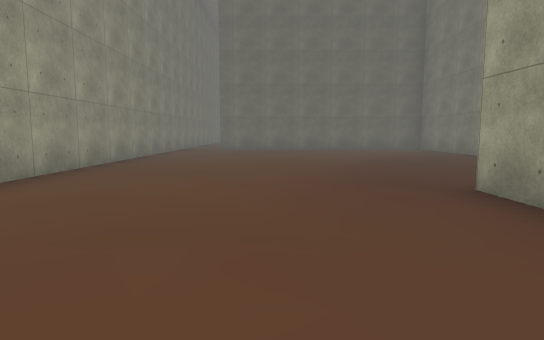
view 1 (above)

16 first-person views from a walk through a 3-D level made in the Unity game engine. The camera is 1.3 m above the floor, tilts 6° down and sees 75° across. The floor is counted in squares, 2 m on a side. Each view is taken from the middle of a square. On the plan, view 1 faces up. The plan holds only what a view shows up to about 10 squares ahead; the rest is blank. The place goes on beyond the plan. The player is left out. Some animated figures are left out. Some surface patterns are stand-ins.

view 2
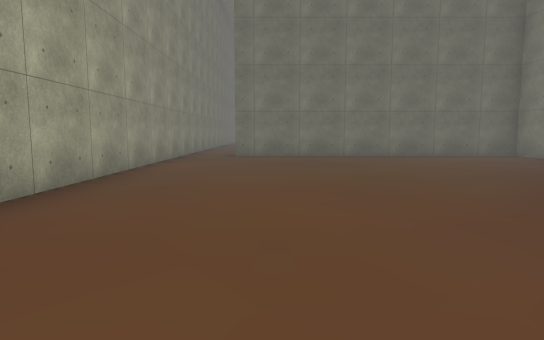

view 3
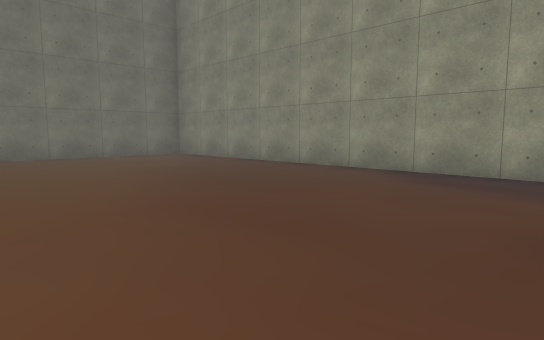

view 4
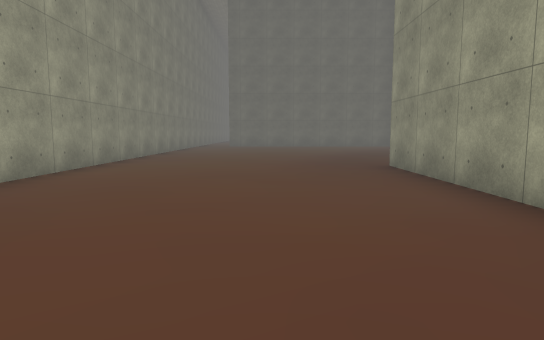

view 5
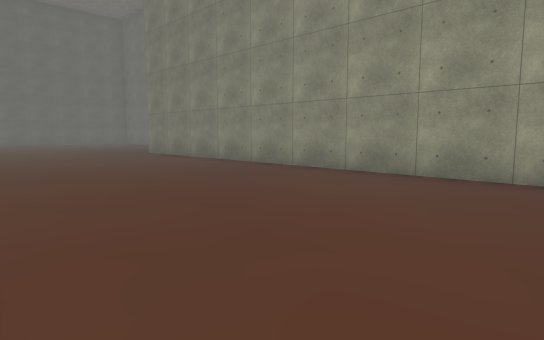

view 6
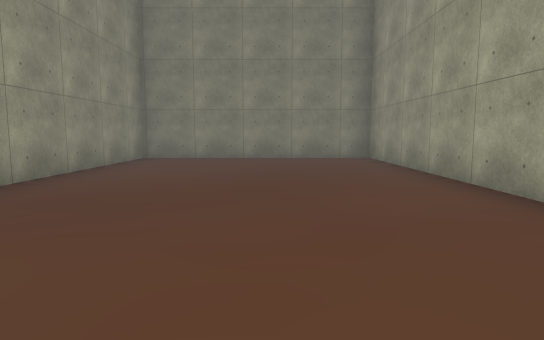

view 7
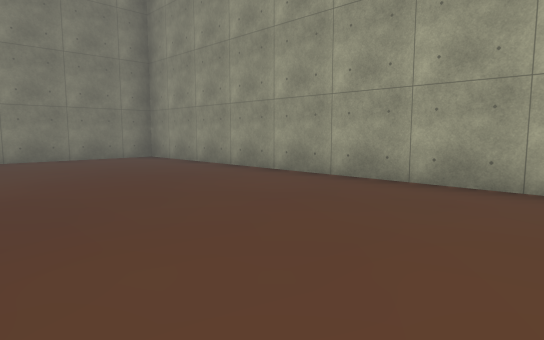

view 8
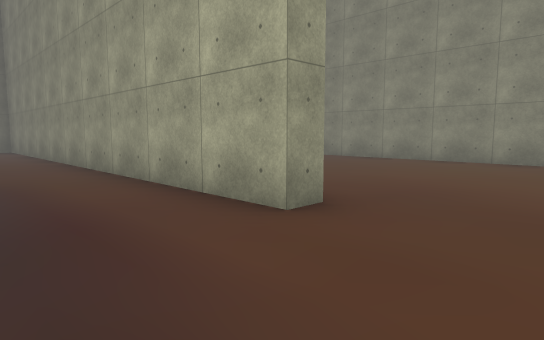

view 9
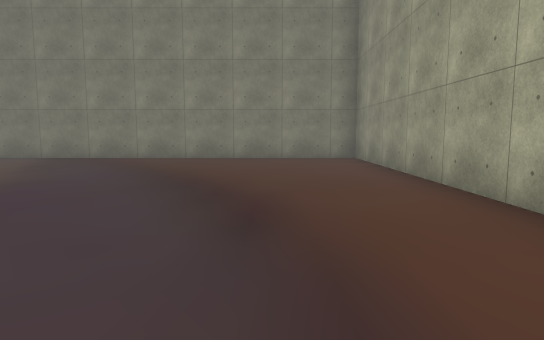

view 10
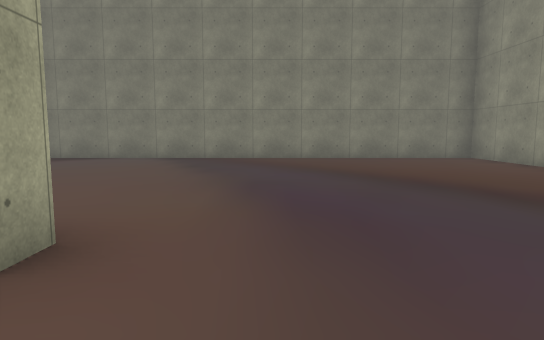

view 11
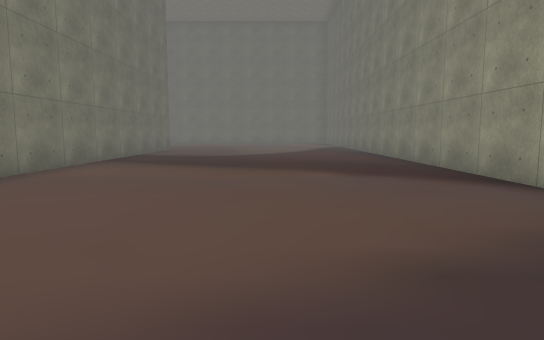

view 12
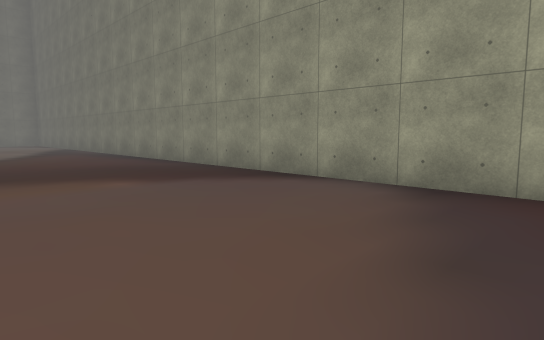

view 13
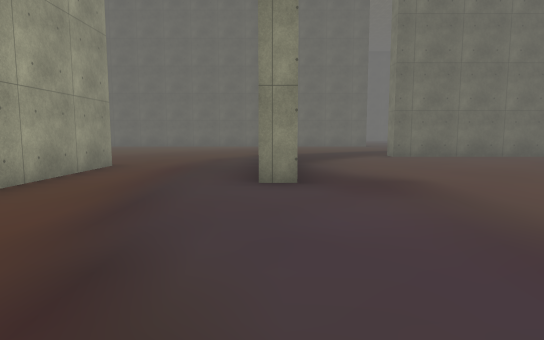

view 14
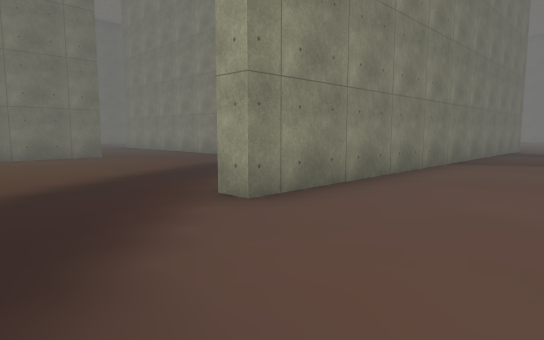

view 15
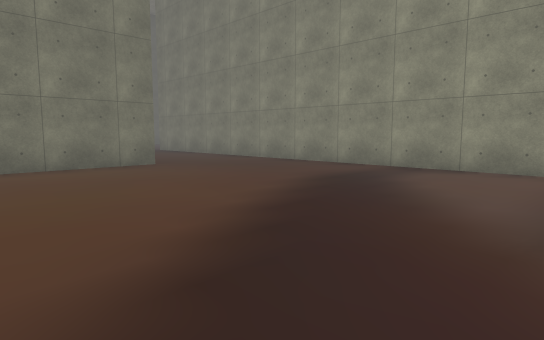

view 16
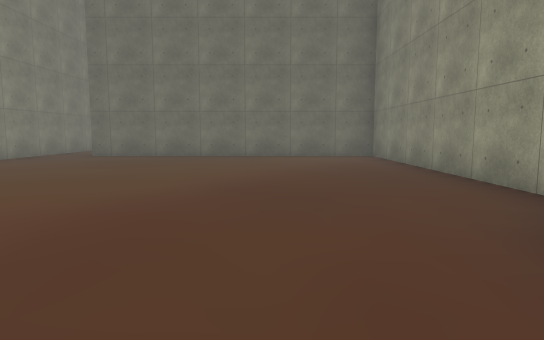

### Floor plan
Points are (right, up) in squares from view 1. A wall is a line through its corners. A room is listed if a view was taken in it or the views show most of it. See-through windows are left out.
Room 1 (views 1, 2, 3, 4, 5, 6, 7, 8)
walls: (5.8, 4.8) (5.8, 13.9) (-2.1, 13.9); (-3.5, 14.1) (-3.5, -8.2) (2.3, -8.2) (2.3, 4)
ways out: opening at (4, 5) to room 2; opening at (-3, 14)
Room 2 (views 9, 10, 11, 12, 13, 14, 15, 16)
walls: (9.3, -1.1) (9.3, -0.6); (6.4, 1.6) (5.8, 1.6); (13.5, 7.8) (13.5, 14.8); (18.1, -1) (13.1, -1); (2.3, 4) (2.8, 4) (2.8, -8.2) (19.1, -8.2); (18.6, 6.6) (9.3, 6.6) (9.3, 7.1); (10.5, 13.9) (7.9, 13.9)
ways out: opening at (4, 5) to room 1; opening at (12, 14)

Where each view was taken, in squares from view 1:
view 1: 0 up, 0 right, facing up
view 2: 4 up, 1 left, facing up
view 3: 4 up, 0 right, facing up-right
view 4: 3 down, 0 right, facing up
view 5: 7 down, 3 left, facing up-right
view 6: 1 up, 1 left, facing down
view 7: 1 up, 1 right, facing down-left
view 8: 6 up, 5 right, facing down-left
view 9: 1 up, 5 right, facing down
view 10: 1 up, 8 right, facing down
view 11: 5 down, 8 right, facing right
view 12: 4 down, 9 right, facing down-right
view 13: 3 down, 6 right, facing up
view 14: 4 up, 7 right, facing up-right
view 15: 7 up, 7 right, facing up-right
view 16: 4 up, 3 right, facing up
